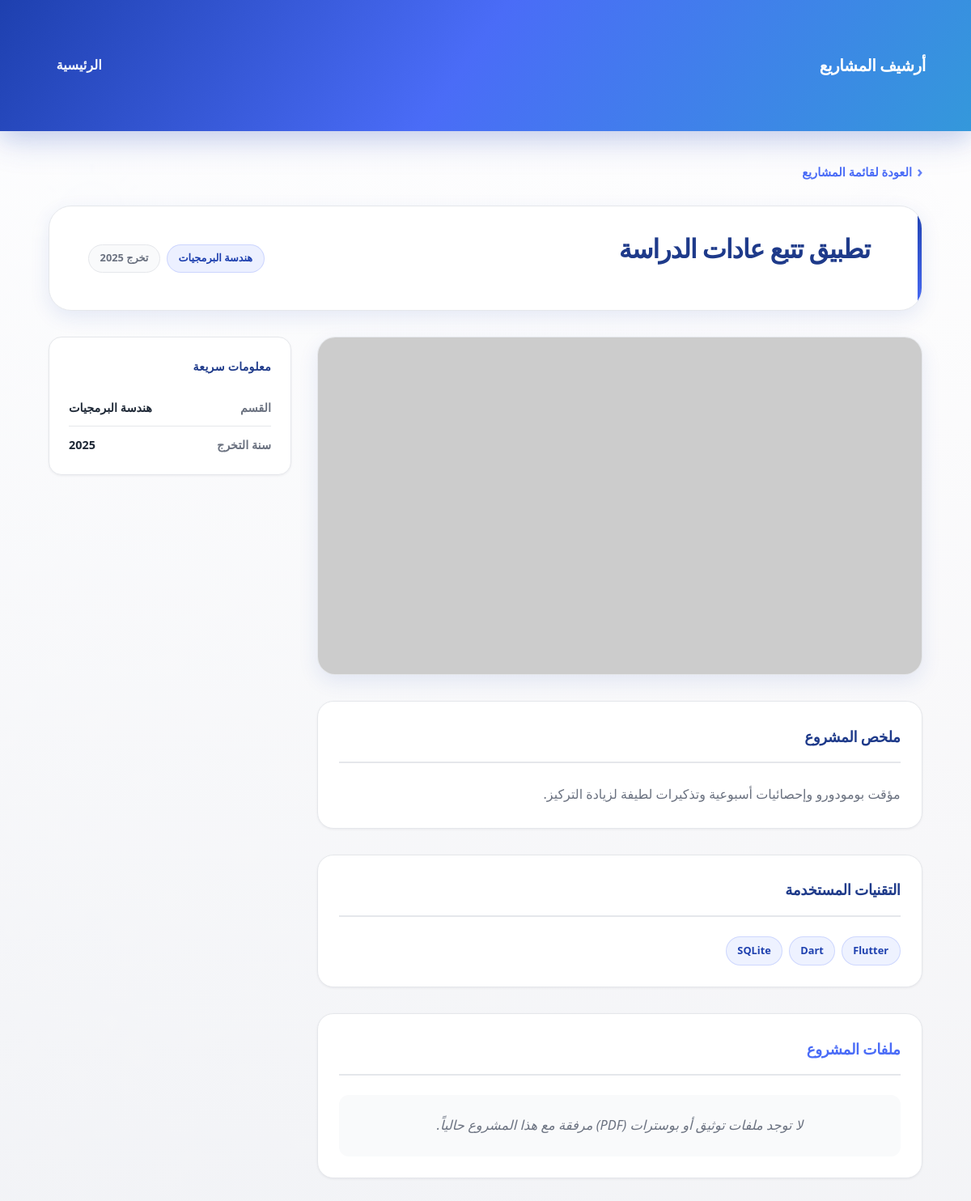
The app's page /project_details.php?id=9 (signed in) with its own data.
### tables this page shows
CREATE TABLE `projects` (
  `id` int(11) NOT NULL,
  `title` varchar(255) NOT NULL,
  `description` text NOT NULL,
  `department` varchar(100) NOT NULL,
  `grad_year` int(11) NOT NULL,
  `tech_stack` varchar(255) NOT NULL,
  `owner_linkedin` varchar(512) DEFAULT NULL,
  `project_poster` varchar(255) DEFAULT NULL,
  `project_poster_pdf` varchar(255) DEFAULT NULL,
  `image_url` varchar(255) DEFAULT 'default.jpg',
  `pdf_file` varchar(255) DEFAULT NULL,
  `created_at` timestamp NOT NULL DEFAULT current_timestamp()
);

### db_connect.php (called while the page is built, shortened)
<?php
function style_css_href(): string
{
    $path = __DIR__ . '/style.css';
    $v = is_readable($path) ? (string) filemtime($path) : '1';
    $cache = 'style.css?v=' . rawurlencode($v);
    return $cache;
}
function project_image_src(?string $image_url, string $fallback = 'https://via.placeholder.com/400x200?text=No+image'): string
{
    $u = trim((string) $image_url);
    if (preg_match('#^https?://#i', $u)) {
        return $u;
    }
    return 'uploads/' . $u;
}

### project_details.php (the view, shortened to what this page needs)
<?php
include 'db_connect.php';
$id = isset($_GET['id']) ? intval($_GET['id']) : 0;
$sql = "SELECT * FROM projects WHERE id = $id";
$result = $conn->query($sql);
$project = $result->fetch_assoc();
$img_main = project_image_src($project['image_url'] ?? null, 'https://via.placeholder.com/960x540?text=Project');
$techs_raw = isset($project['tech_stack']) ? $project['tech_stack'] : '';
$techs_list = array_filter(array_map('trim', explode(',', $techs_raw)));
$has_files = !empty($project['pdf_file']) || !empty($project['project_poster_pdf']);
?>
<!DOCTYPE html>
<html lang="ar" dir="rtl">
<head>
    <link rel="stylesheet" href="<?php echo htmlspecialchars(style_css_href(), ENT_QUOTES, 'UTF-8'); ?>">
</head>
<body class="page-project-detail">
    <header class="main-header project-detail-header">
        <div class="container navbar project-detail-header__inner">
            <a href="index.php" class="project-detail-brand">أرشيف المشاريع</a>
            <nav class="project-detail-nav">
                <a href="index.php">الرئيسية</a>
            </nav>
        </div>
    </header>
    <main class="project-detail-main">
        <div class="container project-detail-wrap">
            <a href="index.php" class="detail-back-link">
                <span class="detail-back-link__icon" aria-hidden="true">›</span>
                العودة لقائمة المشاريع
            </a>
            <header class="detail-page-head">
                <h1 class="detail-page-head__title"><?php echo htmlspecialchars($project['title'], ENT_QUOTES, 'UTF-8'); ?></h1>
                <div class="detail-badges">
                    <span class="detail-badge"><?php echo htmlspecialchars($project['department'], ENT_QUOTES, 'UTF-8'); ?></span>
                    <span class="detail-badge detail-badge--muted">تخرج <?php echo htmlspecialchars((string) $project['grad_year'], ENT_QUOTES, 'UTF-8'); ?></span>
                </div>
            </header>
            <div class="detail-layout">
                <div class="detail-main">
                    <figure class="detail-figure">
                        <img
                            src="<?php echo htmlspecialchars($img_main, ENT_QUOTES, 'UTF-8'); ?>"
                            alt="صورة المشروع"
                            class="detail-hero-img"
                            onerror="this.src='https://via.placeholder.com/960x540?text=صورة+المشروع'">
                    </figure>
                    <section class="detail-panel">
                        <h2 class="detail-panel__title">ملخص المشروع</h2>
                        <div class="detail-panel__body detail-prose">
                            <?php echo nl2br(htmlspecialchars($project['description'], ENT_QUOTES, 'UTF-8')); ?>
                        </div>
                    </section>
                    <?php if (!empty($techs_list)): ?>
                    <section class="detail-panel">
                        <h2 class="detail-panel__title">التقنيات المستخدمة</h2>
                        <div class="detail-tech-row">
                            <?php foreach ($techs_list as $tech): ?>
                                <span class="detail-tech-chip"><?php echo htmlspecialchars($tech, ENT_QUOTES, 'UTF-8'); ?></span>
                            <?php endforeach; ?>
                        </div>
                    </section>
                    <?php endif; ?>
                    <section class="detail-panel detail-panel--files detail-panel--files-main">
                        <h2 class="detail-panel__title">ملفات المشروع</h2>
                        <?php if ($has_files): ?>
                            <p class="detail-files-lead">يمكنك تحميل ملفات المشروع المتوفرة للاستفادة من تفاصيل البحث والتصميم.</p>
                            <div class="detail-files-actions detail-files-actions--inline">
                                <?php if (!empty($project['pdf_file'])): ?>
                                    <a href="uploads/documents/<?php echo htmlspecialchars($project['pdf_file'], ENT_QUOTES, 'UTF-8'); ?>" download class="btn btn-primary btn-download-doc">
                                        تحميل وثيقة المشروع
                                    </a>
                                <?php endif; ?>
                                <?php if (!empty($project['project_poster_pdf'])): ?>
                                    <a href="uploads/documents/<?php echo htmlspecialchars($project['project_poster_pdf'], ENT_QUOTES, 'UTF-8'); ?>" download class="btn btn-primary btn-download-poster">
                                        تحميل بوستر المشروع (PDF)
                                    </a>
                                <?php endif; ?>
                            </div>
                        <?php else: ?>
                            <p class="detail-files-empty">لا توجد ملفات توثيق أو بوسترات (PDF) مرفقة مع هذا المشروع حالياً.</p>
                        <?php endif; ?>
                    </section>
                </div>
                <aside class="detail-sidebar" aria-label="معلومات جانبية">
                    <div class="detail-side-card">
                        <h3 class="detail-side-card__title">معلومات سريعة</h3>
                        <dl class="detail-spec-list">
                            <div class="detail-spec-row">
                                <dt>القسم</dt>
                                <dd><?php echo htmlspecialchars($project['department'], ENT_QUOTES, 'UTF-8'); ?></dd>
                            </div>
                            <div class="detail-spec-row">
                                <dt>سنة التخرج</dt>
                                <dd><?php echo htmlspecialchars((string) $project['grad_year'], ENT_QUOTES, 'UTF-8'); ?></dd>
                            </div>
                        </dl>
                    </div>
                </aside>
            </div>
        </div>
    </main>
</body>
</html>

### records on screen
projects: title "تطبيق تتبع عادات الدراسة", department "هندسة البرمجيات", grad_year "2025", description "مؤقت بومودورو وإحصائيات أسبوعية وتذكيرات لطيفة لزيادة التركيز.", tech_stack "Flutter", tech_stack "Dart", tech_stack "SQLite"
